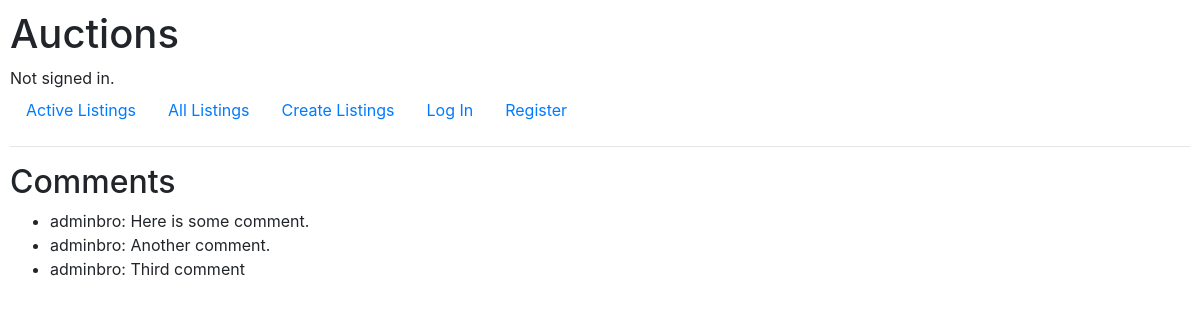
Screenshot of /auctions/show_comments/ with the database file from the repository.
### auctions/models.py (models this page shows, shortened)
class Comment(models.Model):
    user = models.ForeignKey(User, on_delete=models.CASCADE)
    text = models.TextField()
    created_at = models.DateTimeField(auto_now_add=True)
    updated_at = models.DateTimeField(auto_now=True)

class User(AbstractUser):
    pass

### auctions/views.py (the view)
# urls.py: path("auctions/show_comments/", views.show_comments, name="show_comments"),
def show_comments(request):
    comments = Comment.objects.all()  # Retrieve all comments from the database
    return render(request, 'auctions/show_comments.html', {'comments': comments})

### auctions/templates/auctions/show_comments.html
{% extends "auctions/layout.html" %}
{% block body %}
    <h2>Comments</h2>
    <ul>
        {% for comment in comments %}
            <li>{{ comment.user.username }}: {{ comment.text }}</li>
        {% endfor %}
    </ul>
{% endblock %}

### auctions/static/auctions/styles.css (style rules this page uses)
body { padding: 10px; }

### rows the page displays
Comment: user.username "adminbro", text "Here is some comment."
Comment: user.username "adminbro", text "Another comment."
Comment: user.username "adminbro", text "Third comment"
